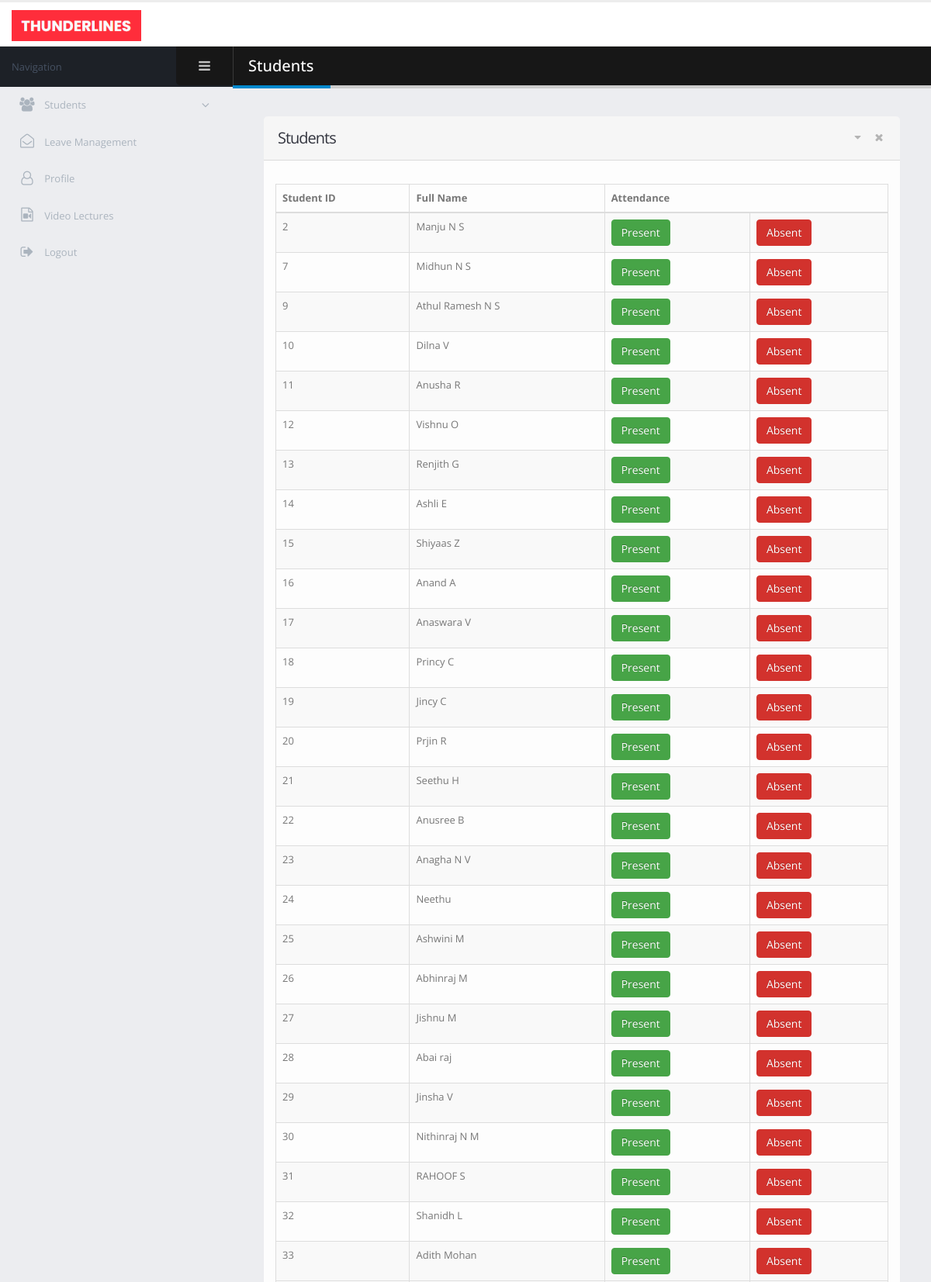
Page /choreographer/student_attendance.php (upper part) on the committed database.
### tables this page shows
CREATE TABLE `student` (
  `student_id` int(11) NOT NULL,
  `student_name` varchar(40) NOT NULL,
  `student_dob` varchar(30) NOT NULL,
  `student_gender` varchar(12) NOT NULL,
  `address` varchar(25) NOT NULL,
  `place` varchar(25) NOT NULL,
  `pincode` int(11) NOT NULL,
  `district` varchar(30) NOT NULL,
  `nearest_branch` int(11) NOT NULL,
  `email_address` varchar(40) NOT NULL,
  `mobile_number` bigint(12) NOT NULL,
  `profile_photo` text DEFAULT NULL,
  `batch_id` int(11) DEFAULT 0,
  `fee_status` int(11) NOT NULL DEFAULT 0,
  `student_status` int(11) NOT NULL DEFAULT 1
);

### choreographer/student_attendance.php (the view, shortened to what this page needs)
<!doctype html>
<html class="fixed">
<head>
    <link rel="stylesheet" href="../admin/assets/vendor/bootstrap/css/bootstrap.css" />
    <link rel="stylesheet" href="../admin/assets/vendor/font-awesome/css/font-awesome.css" />
    <link rel="stylesheet" href="../admin/assets/vendor/magnific-popup/magnific-popup.css" />
    <link rel="stylesheet" href="../admin/assets/vendor/bootstrap-datepicker/css/bootstrap-datepicker3.css" />
    <link rel="stylesheet" href="../admin/assets/vendor/jquery-ui/jquery-ui.css" />
    <link rel="stylesheet" href="../admin/assets/vendor/jquery-ui/jquery-ui.theme.css" />
    <link rel="stylesheet" href="../admin/assets/vendor/bootstrap-multiselect/bootstrap-multiselect.css" />
    <link rel="stylesheet" href="../admin/assets/vendor/morris.js/morris.css" />
    <link rel="stylesheet" href="../admin/assets/stylesheets/theme.css" />
    <link rel="stylesheet" href="../admin/assets/stylesheets/skins/default.css" />
    <link rel="stylesheet" href="../admin/assets/stylesheets/theme-custom.css">
</head>
<body>
<section class="body">
    <header class="header">
        <div class="logo-container">
            <a href="homepage.php" class="logo">
                <img src="../admin/assets/images/new_logo.png" alt="Porto Admin" height="40"/>
            </a>
        </div>
    </header>
    <div class="inner-wrapper">
        <aside id="sidebar-left" class="sidebar-left">
            <div class="sidebar-header">
                <div class="sidebar-title">
                    Navigation
                </div>
                <div class="sidebar-toggle hidden-xs" data-toggle-class="sidebar-left-collapsed" data-target="html" data-fire-event="sidebar-left-toggle">
                    <i class="fa fa-bars" aria-label="Toggle sidebar"></i>
                </div>
            </div>
            <div class="nano">
                <div class="nano-content">
                    <nav id="menu" class="nav-main" role="navigation">
                        <ul class="nav nav-main ">
                            <li class="nav-parent">
                                <a href="#">
                                    <i class="fa fa-users" aria-hidden="true"></i>
                                    <span>Students</span>
                                </a>
                            </li>
                            <li>
                                <a href="leaves.php">
                                    <i class="fa fa-envelope-open-o" aria-hidden="true"></i>
                                    <span>Leave Management</span>
                                </a>
                            </li>
                            <li>
                                <a href="choreographer_details.php">
                                    <i class="fa fa-user-o" aria-hidden="true"></i>
                                    <span>Profile</span>
                                </a>
                            </li>
                            <li>
                                <a href="video_lectures.php">
                                    <i class="fa fa-file-video-o" aria-hidden="true"></i>
                                    <span>Video Lectures</span>
                                </a>
                            </li>
                            <li>
                                <a href="../login.html">
                                    <i class="fa fa-sign-out" aria-hidden="true"></i>
                                    <span>Logout</span>
                                </a>
                            </li>
                        </ul>
                    </nav>
                </div>
            </div>
        </aside>
        <section role="main" class="content-body">
            <header class="page-header">
                <h2>Students</h2>
            </header>
            <section class="panel">
                <header class="panel-heading">
                    <div class="panel-actions">
                        <a href="#" class="panel-action panel-action-toggle" data-panel-toggle></a>
                        <a href="#" class="panel-action panel-action-dismiss" data-panel-dismiss></a>
                    </div>
                    <h2 class="panel-title">Students</h2>
                </header>
                <div class="panel-body">
                    <div class="row">
                        <div class="col-sm-6">
                        </div>
                    </div>
                    <form action="" method="post" onsubmit="insert_details()">
                        <table class="table table-bordered table-striped mb-none" id="tester_table">
                            <thead>
                            <tr>
                                <th>Student ID</th>
                                <th>Full Name</th>
                                <th colspan="2">Attendance</th>
                            </tr>
                            </thead>
                            <tbody>
                            <?php
                            include_once '../Database_Connect.php';
                            $choreo_mail = $_SESSION['choreo_mail'];
                            $sel_choreo_id = "select choreographer_id from choreographer where email='$choreo_mail'";
                            $res_choreo_id = $conn->query($sel_choreo_id);
                            $row_choreo_id = $res_choreo_id->fetch_array();
                            $res_stud = $conn->query("SELECT student_id, student_name, student_dob, address, place, mobile_number from student where batch_id in (select batch_id from batch where choreographer_id='$row_choreo_id[0]')");
                            $today_date = date("Y-m-d");
                            while ($row = $res_stud->fetch_array())
                            {
                                echo "<tr>";
                                echo "<td>$row[0]</td>";
                                echo "<td>$row[1]</td>";
                                $sel_attendance = $conn->query("select count(*),attendance_status from attendance where stud_id ='$row[0]' and attendance_date='$today_date'");
                                $res_attendance = $sel_attendance->fetch_array();
                                if($res_attendance[0]>0)
                                {
                                    if ($res_attendance[1]==1)
                                    {
                                        echo "<td><strong>Present</strong></td>";
                                    }
                                    if ($res_attendance[1]==0)
                                    {
                                        echo "<td><strong>Absent</strong></td>";
                                    }
                                }
                                else
                                {
                                    echo "<td><a href='mark_attendance.php?sid=$row[0]'><button type='button' class='btn btn-success'>Present</button></a></td>";
                                    echo "<td><a href='mark_absent.php?sid=$row[0]'><button type='button' class='btn btn-danger'>Absent</button></a></td>";
                                }
                            }
                            ?>
                            </tbody>
                        </table>
                    </form>
                </div>
            </section>
        </section>
    </div>
</section>
</body>
</html>

### admin/assets/stylesheets/skins/default.css (style rules this page uses)
a, .btn-link { color: #0088cc; }
body .btn-success { color: #ffffff; text-shadow: 0 -1px 0 rgba(0, 0, 0, 0.25); background-color: #47a447; border-color: #47a447; }
body .btn-danger { color: #ffffff; text-shadow: 0 -1px 0 rgba(0, 0, 0, 0.25); background-color: #d2322d; border-color: #d2322d; }
.page-header h2 { border-bottom-color: #0088cc; }

### rows in the picture
student: student_id "2", student_name "Manju N S"
student: student_id "7", student_name "Midhun N S"
student: student_id "9", student_name "Athul Ramesh N S"
student: student_id "10", student_name "Dilna V"
student: student_id "11", student_name "Anusha R"
student: student_id "12", student_name "Vishnu O"
student: student_id "13", student_name "Renjith G"
student: student_id "14", student_name "Ashli E"
student: student_id "15", student_name "Shiyaas Z"
student: student_id "16", student_name "Anand A"
student: student_id "17", student_name "Anaswara V"
student: student_id "18", student_name "Princy C"
student: student_id "19", student_name "Jincy C"
student: student_id "20", student_name "Prjin R"
student: student_id "21", student_name "Seethu H"
student: student_id "22", student_name "Anusree B"
student: student_id "23", student_name "Anagha N V"
student: student_id "24", student_name "Neethu"
student: student_id "25", student_name "Ashwini M"
student: student_id "26", student_name "Abhinraj M"
student: student_id "27", student_name "Jishnu M"
student: student_id "28", student_name "Abai raj"
student: student_id "29", student_name "Jinsha V"
student: student_id "30", student_name "Nithinraj N M"
student: student_id "31", student_name "RAHOOF S"
student: student_id "32", student_name "Shanidh L"
student: student_id "33", student_name "Adith Mohan"
